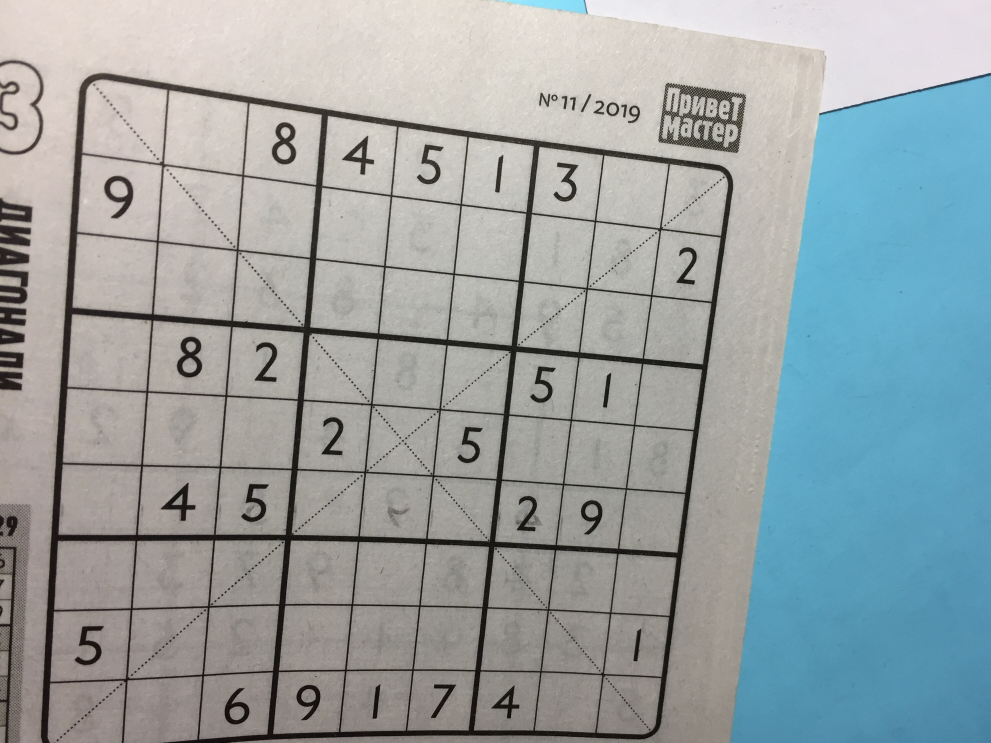
#> input picture Masters_Skoltech_Russia_2019-2021/Data Science/2021_Solving Sudoku_IntroToCV/test_4.jpg, 2971 x 2228 px (shown at 1/3 size)
$ python -i sudoku1.py   (imports and definitions only)
#> lines starting #> are read from the running program, lines starting #| are printed output that depends on the picture; after the words box and inside, x2 and y2 are one past the last pixel; in counts of white or black regions, pixels touching at a corner belong together
#> further down, picture is the input picture: shape (2228, 2971, 3); mean B, G, R 163.6, 162.2, 152.7
import joblib

import numpy as np
from numpy import logical_and as land
from numpy import logical_not as lnot
from skimage.feature import canny
from skimage.transform import rescale, ProjectiveTransform, warp
from skimage.morphology import dilation, disk
import cv2 as cv

#import matplotlib.pyplot as plt
from skimage import io
from skimage.io import imread


SCALE = 0.33


def predict_image(image):
    img = cv.cvtColor(image, cv.COLOR_BGR2GRAY)
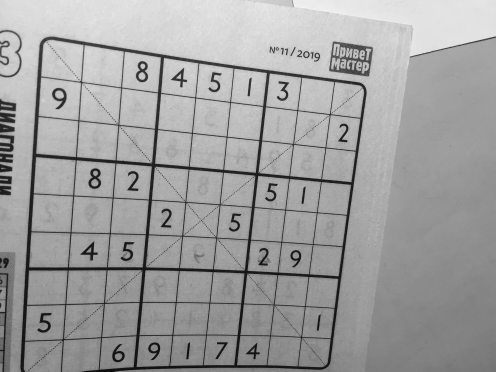
#> img: shape (2228, 2971) (shown at 1/6 size); min 0, max 251, mean 159.5
    edges = canny(img,sigma=0.3,low_threshold=0.3*np.mean(img), high_threshold=1*np.mean(img))
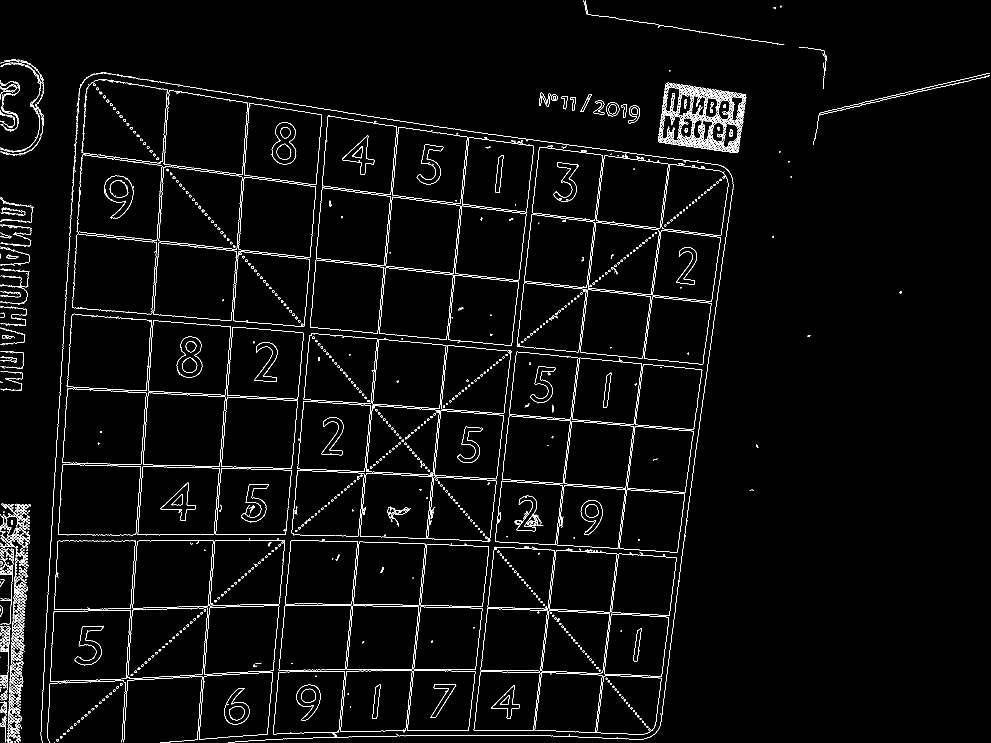
#> edges: shape (2228, 2971) bool (shown at 1/3 size); 1.9% white in thin lines or dots
    sal = disk(1)
    edges = dilation(edges, sal)
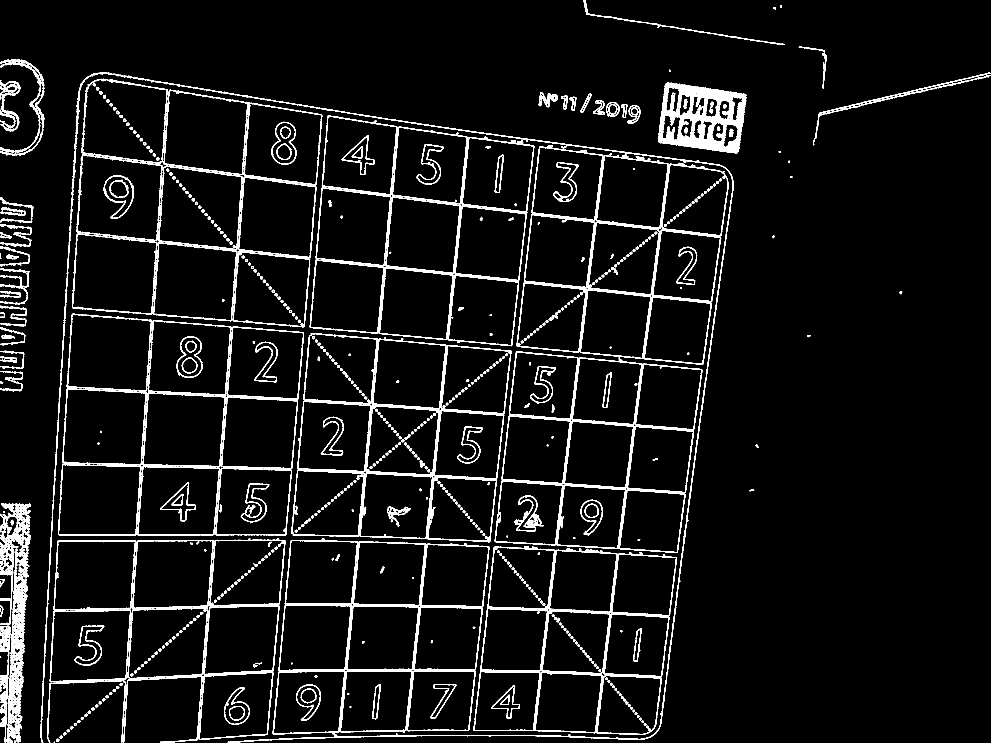
#> edges: shape (2228, 2971) bool (shown at 1/3 size); 5.4% white; 587 white regions (3 under 20 px)

    edges = (edges).astype(np.uint8)
    ext_contours = cv.findContours(edges.copy(), cv.RETR_EXTERNAL, cv.CHAIN_APPROX_SIMPLE)[0]
#> ext_contours = 136 contours, 9 with area under 20; largest, box (x1, y1, x2, y2) and area: (1420, 1638, 2031, 2205) 295538, (1505, 1054, 2108, 1479) 211217, (121, 216, 2201, 2228) 201289, (1078, 1035, 1535, 1628) 188612, (216, 463, 728, 944) 163144

    for n, contour in enumerate(ext_contours):
        contour = np.array(contour).squeeze() # we need to remove one dim, se below
#> this loop made 136 passes
    #if contour.ndim > 1:
     #   ax.plot(contour[:, 0], contour[:, 1], linewidth=2)

    contour = max(ext_contours, key= lambda x : cv.contourArea(x))
#> contour = contour of 965 points, box (x1, y1, x2, y2) (1420, 1638, 2031, 2205), area 295538

    # we need to remove one unnecessary dimension
    contour = contour.squeeze()
#> contour = 965 pairs, first value 1420 to 2030, second value 1638 to 2204
    image = np.zeros(img.shape)
    fill = cv.fillPoly(image, [contour], (255, 255, 255))
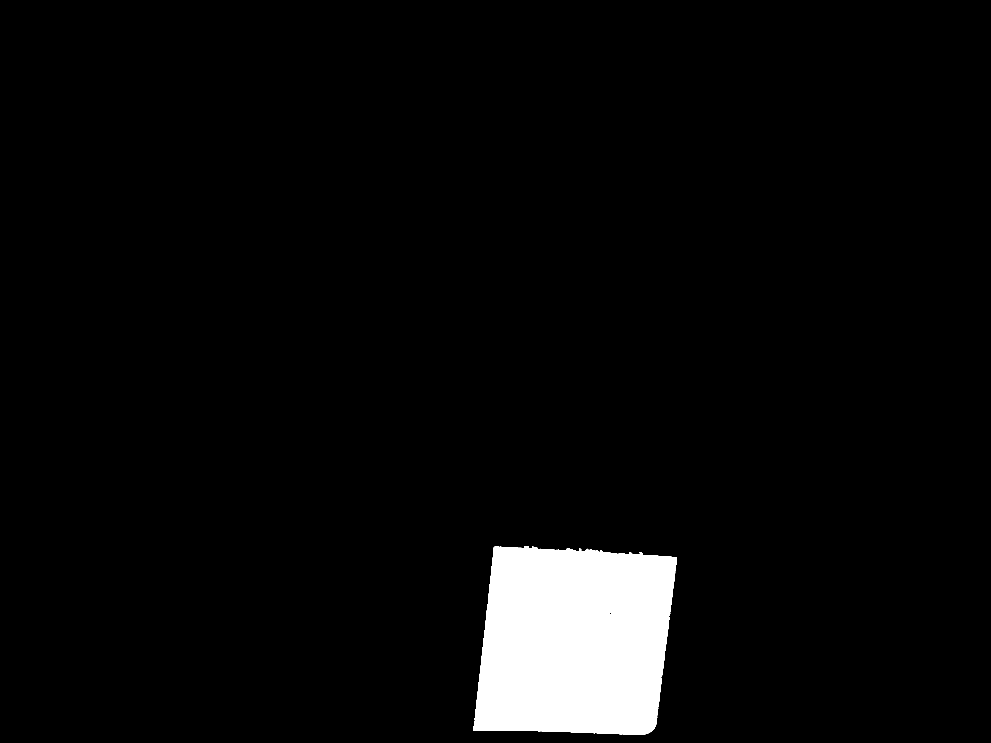
#> fill: shape (2228, 2971) float64 (shown at 1/3 size); 4.5% white; 1 white region, box (x1, y1, x2, y2) and area: (1420, 1638, 2031, 2205) 297360

    # [7 lines of commented-out code are left out]

    sudoku_digits = [
        np.int16([[-1, -1, -1, -1, -1, -1, -1, -1, -1],
                  [-1, -1, -1,  8,  9,  4, -1, -1, -1],
                  [-1, -1, -1,  6, -1,  1, -1, -1, -1],
                  [-1,  6,  5,  1, -1,  9,  7,  8, -1],
                  [-1,  1, -1, -1, -1, -1, -1,  3, -1],
                  [-1,  3,  9,  4, -1,  5,  6,  1, -1],
                  [-1, -1, -1,  8, -1,  2, -1, -1, -1],
                  [-1, -1, -1,  9,  1,  3, -1, -1, -1],
                  [-1, -1, -1, -1, -1, -1, -1, -1, -1]]),]
    mask = np.bool_(fill)

    # loading train image:
    train_img_4 = cv.imread('/autograder/source/train/train_4.jpg', 0)

    # loading model:  (you can use any other pickle-like format)
    #rf = joblib.load('/autograder/submission/random_forest.joblib')

    return mask, sudoku_digits

>>> import cv2
>>> picture = cv2.imread('test_4.jpg')
>>> result = predict_image(picture)

$ run again, on Masters_Skoltech_Russia_2019-2021/Data Science/2021_Solving Sudoku_IntroToCV/train_0.jpg
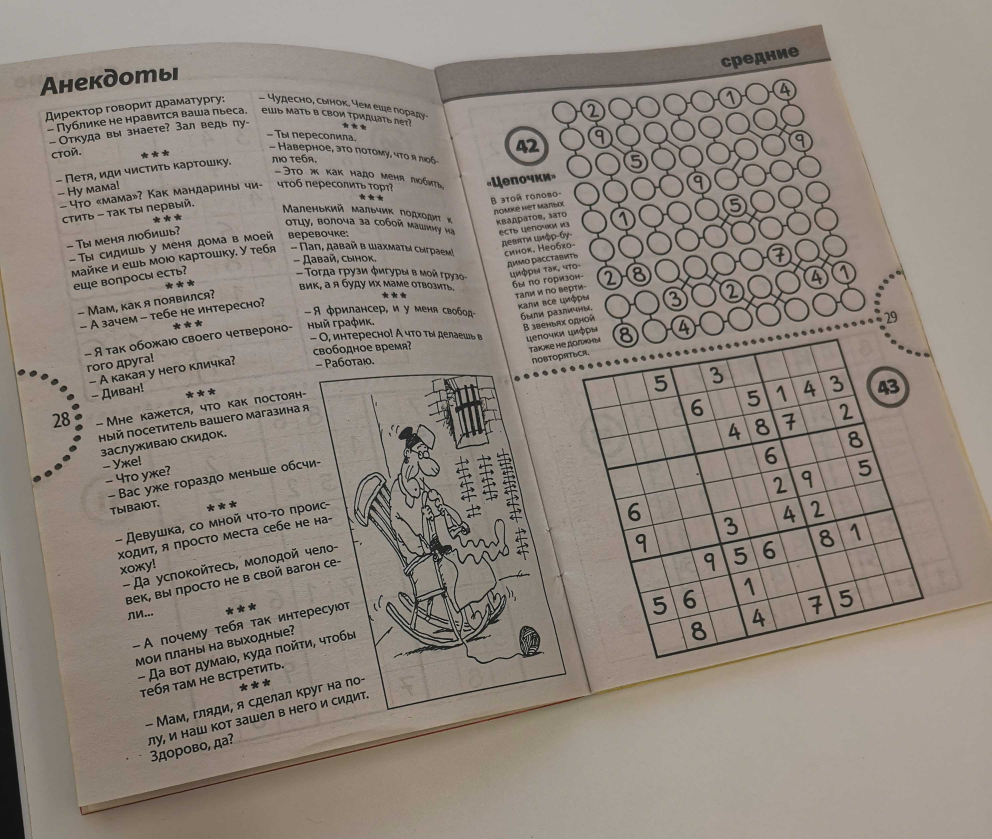
#> input picture Masters_Skoltech_Russia_2019-2021/Data Science/2021_Solving Sudoku_IntroToCV/train_0.jpg, 2976 x 2517 px (shown at 1/3 size)
#> picture is the input picture: shape (2517, 2976, 3); mean B, G, R 126.5, 135.2, 144.3
#> in predict_image, `edges = dilation(edges, sal)`:
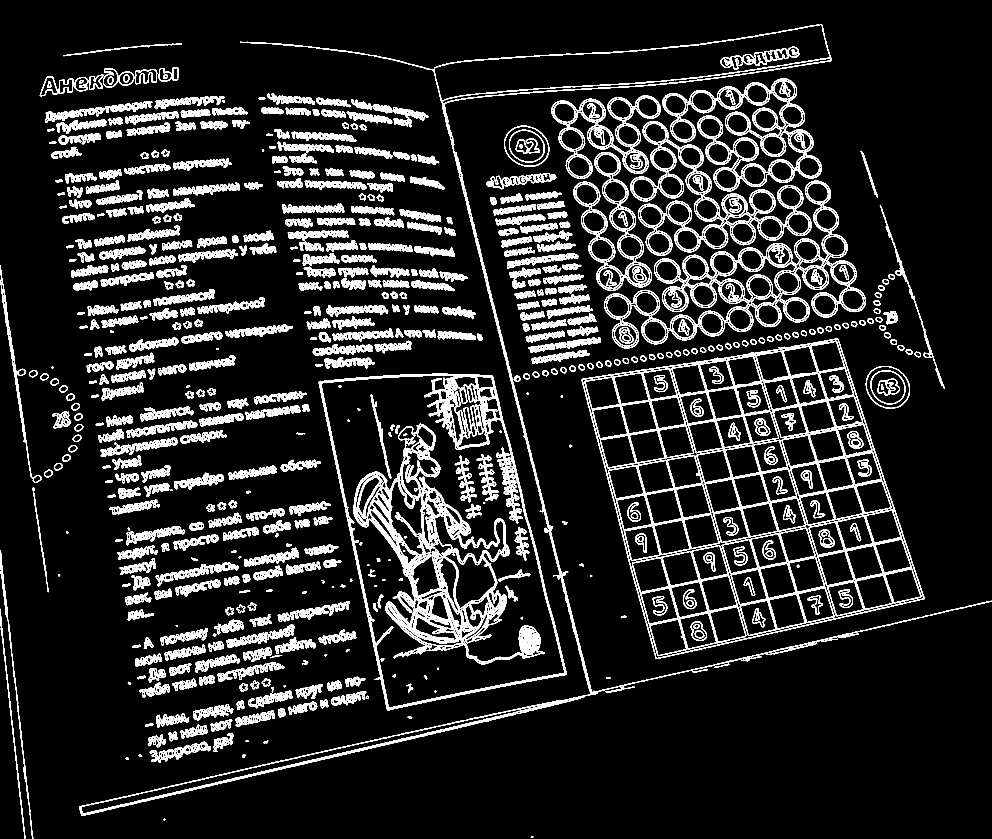
#> edges: shape (2517, 2976) bool (shown at 1/3 size); 10.7% white; 788 white regions
#> ext_contours = 557 contours, 4 with area under 20; largest, box (x1, y1, x2, y2) and area: (1745, 1015, 2774, 1977) 674564, (956, 1121, 1700, 2131) 515790, (238, 72, 2976, 2448) 178803, (1812, 542, 2598, 1046) 138672, (1891, 364, 2435, 768) 81752
#> in predict_image, `contour = max(ext_contours, key= lambda x : cv.contourArea(x))`: contour = contour of 1574 points, box (x1, y1, x2, y2) (1745, 1015, 2774, 1977), area 674564
#> in predict_image, `contour = contour.squeeze()`: contour = 1574 pairs, first value 1745 to 2773, second value 1015 to 1976
#> in predict_image, `fill = cv.fillPoly(image, [contour], (255, 255, 255))`:
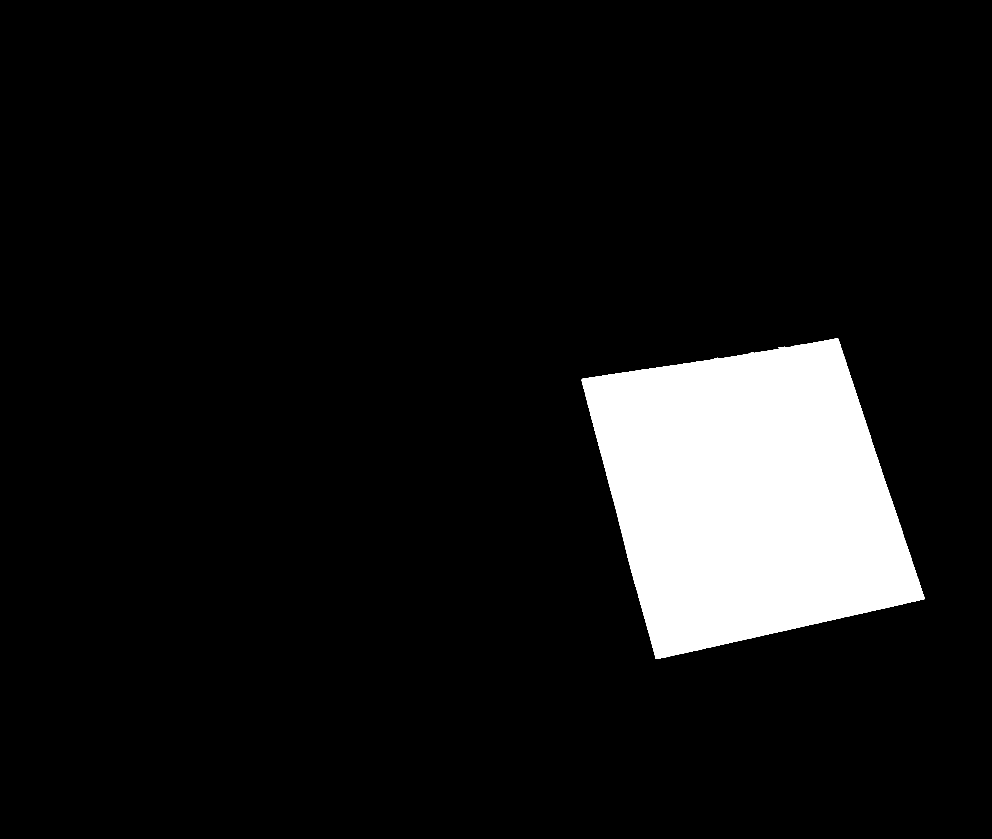
#> fill: shape (2517, 2976) float64 (shown at 1/3 size); 9% white; 1 white region, box (x1, y1, x2, y2) and area: (1745, 1015, 2774, 1977) 676183

$ run again, on Masters_Skoltech_Russia_2019-2021/Data Science/2021_Solving Sudoku_IntroToCV/train_1.jpg
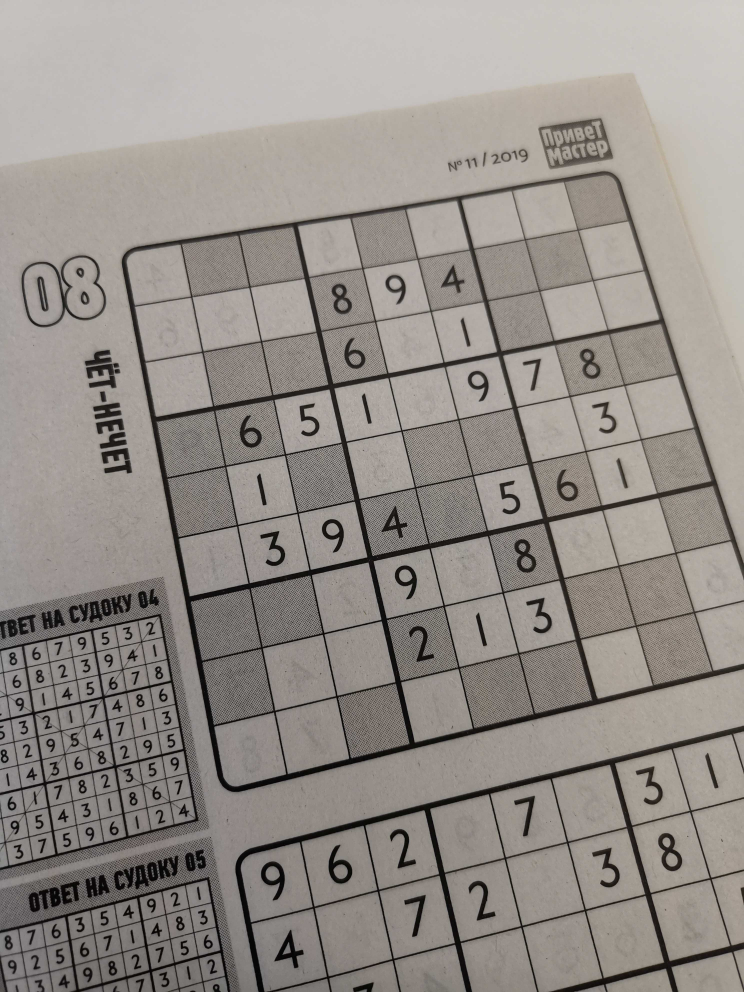
#> input picture Masters_Skoltech_Russia_2019-2021/Data Science/2021_Solving Sudoku_IntroToCV/train_1.jpg, 2976 x 3968 px (shown at 1/4 size)
#> picture is the input picture: shape (3968, 2976, 3); mean B, G, R 136.9, 142.3, 148.2
#> in predict_image, `edges = dilation(edges, sal)`:
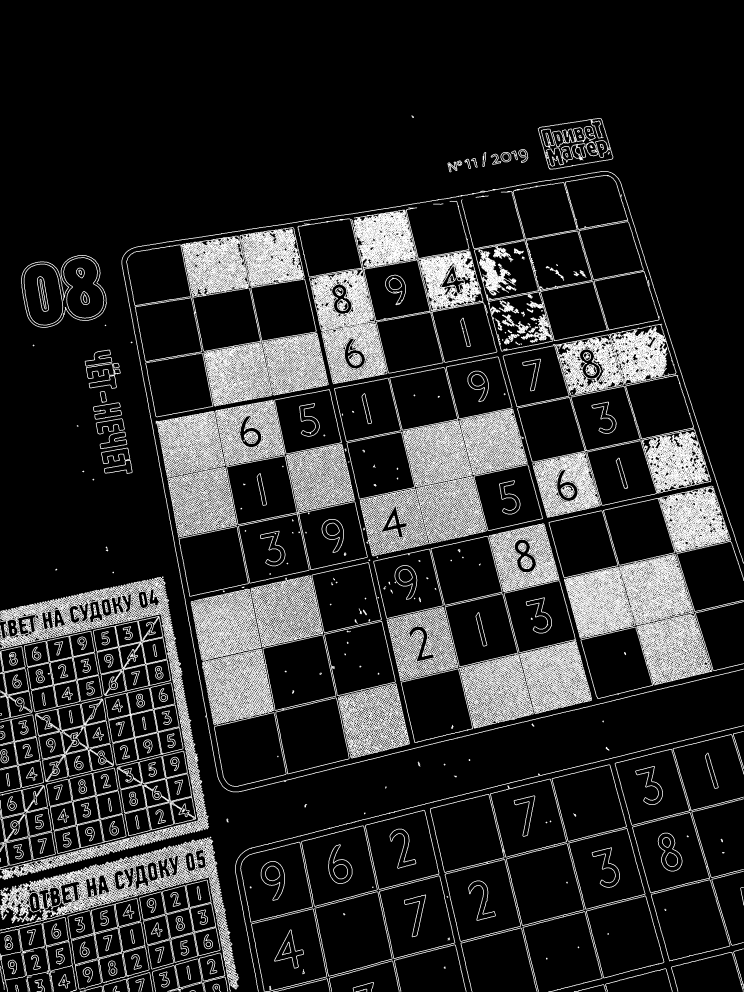
#> edges: shape (3968, 2976) bool (shown at 1/4 size); 16.6% white; 504 white regions (1 under 20 px)
#> ext_contours = 180 contours, 3 with area under 20; largest, box (x1, y1, x2, y2) and area: (1189, 803, 1989, 1537) 371559, (1546, 2321, 2368, 2971) 353178, (1844, 700, 2638, 1407) 348609, (505, 942, 1090, 1669) 304674, (2194, 1943, 2924, 2555) 267832
#> in predict_image, `contour = max(ext_contours, key= lambda x : cv.contourArea(x))`: contour = contour of 2611 points, box (x1, y1, x2, y2) (1189, 803, 1989, 1537), area 371559
#> in predict_image, `contour = contour.squeeze()`: contour = 2611 pairs, first value 1189 to 1988, second value 803 to 1536
#> in predict_image, `fill = cv.fillPoly(image, [contour], (255, 255, 255))`:
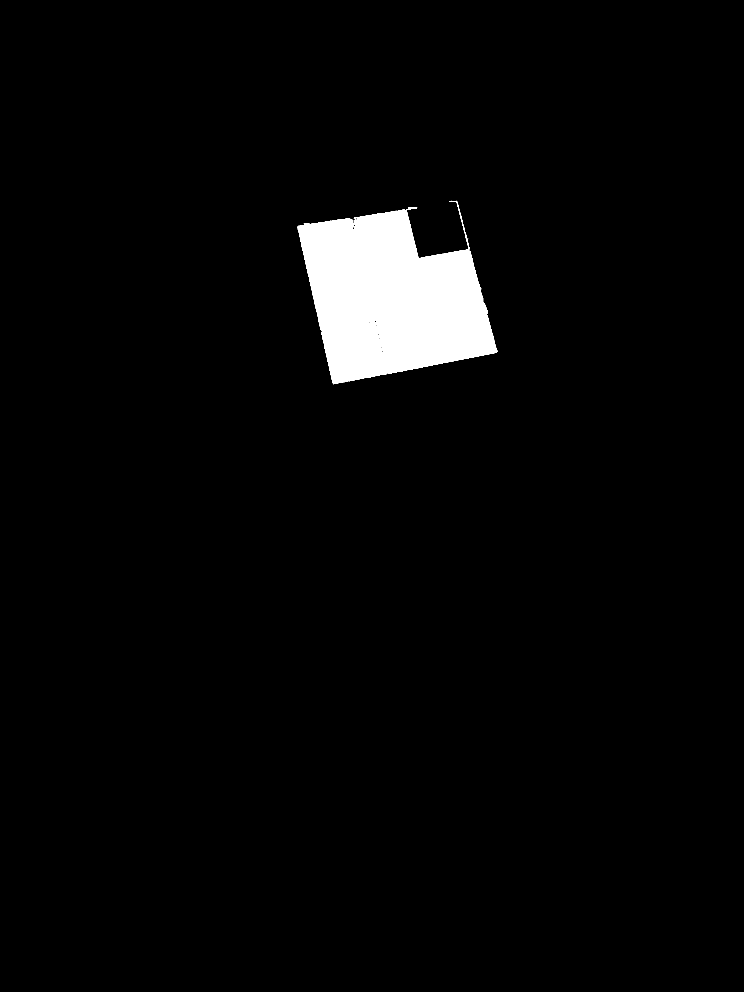
#> fill: shape (3968, 2976) float64 (shown at 1/4 size); 3.2% white; 1 white region, box (x1, y1, x2, y2) and area: (1189, 803, 1989, 1537) 374585
